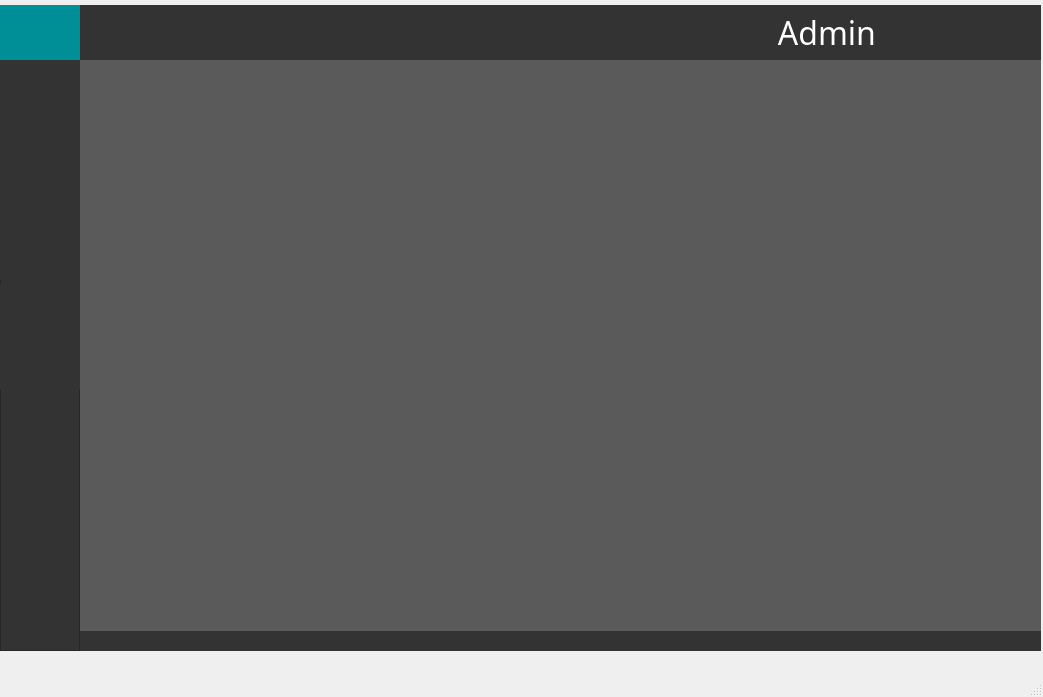
<?xml version="1.0" encoding="UTF-8"?>
<ui version="4.0">
 <class>Home</class>
 <widget class="QMainWindow" name="Home">
  <property name="geometry">
   <rect>
    <x>0</x>
    <y>0</y>
    <width>1043</width>
    <height>697</height>
   </rect>
  </property>
  <property name="windowTitle">
   <string>Home</string>
  </property>
  <widget class="QWidget" name="centralwidget">
   <widget class="QFrame" name="frame_top">
    <property name="geometry">
     <rect>
      <x>0</x>
      <y>5</y>
      <width>1041</width>
      <height>55</height>
     </rect>
    </property>
    <property name="maximumSize">
     <size>
      <width>16777215</width>
      <height>55</height>
     </size>
    </property>
    <property name="frameShape">
     <enum>QFrame::NoFrame</enum>
    </property>
    <property name="frameShadow">
     <enum>QFrame::Plain</enum>
    </property>
    <layout class="QHBoxLayout" name="horizontalLayout">
     <property name="spacing">
      <number>0</number>
     </property>
     <property name="leftMargin">
      <number>0</number>
     </property>
     <property name="topMargin">
      <number>0</number>
     </property>
     <property name="rightMargin">
      <number>0</number>
     </property>
     <property name="bottomMargin">
      <number>0</number>
     </property>
     <item>
      <widget class="QFrame" name="frame_toodle">
       <property name="minimumSize">
        <size>
         <width>80</width>
         <height>55</height>
        </size>
       </property>
       <property name="maximumSize">
        <size>
         <width>80</width>
         <height>55</height>
        </size>
       </property>
       <property name="styleSheet">
        <string notr="true">background:rgb(0,143,150);</string>
       </property>
       <property name="frameShape">
        <enum>QFrame::NoFrame</enum>
       </property>
       <property name="frameShadow">
        <enum>QFrame::Plain</enum>
       </property>
       <layout class="QHBoxLayout" name="horizontalLayout_3">
        <property name="spacing">
         <number>0</number>
        </property>
        <property name="leftMargin">
         <number>0</number>
        </property>
        <property name="topMargin">
         <number>0</number>
        </property>
        <property name="rightMargin">
         <number>0</number>
        </property>
        <property name="bottomMargin">
         <number>0</number>
        </property>
        <item>
         <widget class="QPushButton" name="home">
          <property name="minimumSize">
           <size>
            <width>80</width>
            <height>55</height>
           </size>
          </property>
          <property name="maximumSize">
           <size>
            <width>80</width>
            <height>55</height>
           </size>
          </property>
          <property name="styleSheet">
           <string notr="true">QPushButton {
	border: none;
	background-color: rgba(0,0,0,0);
}
QPushButton:hover {
	background-color: rgb(91,90,90);
}
QPushButton:pressed {	
	background-color: rgba(0,0,0,0);
}</string>
          </property>
          <property name="text">
           <string/>
          </property>
          <property name="icon">
           <iconset>
            <normaloff>../Icon/icons8-home-page-90.png</normaloff>../Icon/icons8-home-page-90.png</iconset>
          </property>
          <property name="iconSize">
           <size>
            <width>32</width>
            <height>32</height>
           </size>
          </property>
          <property name="flat">
           <bool>true</bool>
          </property>
         </widget>
        </item>
       </layout>
      </widget>
     </item>
     <item>
      <widget class="QFrame" name="frame_top_east">
       <property name="maximumSize">
        <size>
         <width>16777215</width>
         <height>55</height>
        </size>
       </property>
       <property name="styleSheet">
        <string notr="true">background:rgb(51,51,51);</string>
       </property>
       <property name="frameShape">
        <enum>QFrame::NoFrame</enum>
       </property>
       <property name="frameShadow">
        <enum>QFrame::Plain</enum>
       </property>
       <layout class="QHBoxLayout" name="horizontalLayout_4">
        <property name="spacing">
         <number>0</number>
        </property>
        <property name="leftMargin">
         <number>0</number>
        </property>
        <property name="topMargin">
         <number>0</number>
        </property>
        <property name="rightMargin">
         <number>0</number>
        </property>
        <property name="bottomMargin">
         <number>0</number>
        </property>
        <item>
         <widget class="QFrame" name="frame_user">
          <property name="frameShape">
           <enum>QFrame::NoFrame</enum>
          </property>
          <property name="frameShadow">
           <enum>QFrame::Plain</enum>
          </property>
          <layout class="QHBoxLayout" name="horizontalLayout_9">
           <property name="spacing">
            <number>0</number>
           </property>
           <property name="leftMargin">
            <number>0</number>
           </property>
           <property name="topMargin">
            <number>0</number>
           </property>
           <property name="rightMargin">
            <number>0</number>
           </property>
           <property name="bottomMargin">
            <number>0</number>
           </property>
           <item>
            <widget class="QLabel" name="lab_user">
             <property name="font">
              <font>
               <family>Segoe UI Light</family>
               <pointsize>24</pointsize>
              </font>
             </property>
             <property name="styleSheet">
              <string notr="true">color:rgb(255,255,255);</string>
             </property>
             <property name="text">
              <string>&lt;html&gt;&lt;head/&gt;&lt;body&gt;&lt;p&gt;Admin&lt;/p&gt;&lt;/body&gt;&lt;/html&gt;</string>
             </property>
             <property name="alignment">
              <set>Qt::AlignRight|Qt::AlignTrailing|Qt::AlignVCenter</set>
             </property>
            </widget>
           </item>
          </layout>
         </widget>
        </item>
        <item>
         <widget class="QFrame" name="frame_min">
          <property name="minimumSize">
           <size>
            <width>55</width>
            <height>55</height>
           </size>
          </property>
          <property name="maximumSize">
           <size>
            <width>55</width>
            <height>55</height>
           </size>
          </property>
          <property name="frameShape">
           <enum>QFrame::NoFrame</enum>
          </property>
          <property name="frameShadow">
           <enum>QFrame::Plain</enum>
          </property>
          <layout class="QHBoxLayout" name="horizontalLayout_7">
           <property name="spacing">
            <number>0</number>
           </property>
           <property name="leftMargin">
            <number>0</number>
           </property>
           <property name="topMargin">
            <number>0</number>
           </property>
           <property name="rightMargin">
            <number>0</number>
           </property>
           <property name="bottomMargin">
            <number>0</number>
           </property>
           <item>
            <widget class="QPushButton" name="bn_min">
             <property name="maximumSize">
              <size>
               <width>55</width>
               <height>55</height>
              </size>
             </property>
             <property name="toolTip">
              <string>Minimize</string>
             </property>
             <property name="styleSheet">
              <string notr="true">QPushButton {
	border: none;
	background-color: rgba(0,0,0,0);
}
QPushButton:hover {
	background-color: rgb(0,143,150);
}
QPushButton:pressed {	
	background-color: rgba(0,0,0,0);
}</string>
             </property>
             <property name="text">
              <string/>
             </property>
             <property name="icon">
              <iconset>
               <normaloff>../Minimalistic-Flat-Modern-GUI-Template-master/icons/1x/hideAsset 53.png</normaloff>../Minimalistic-Flat-Modern-GUI-Template-master/icons/1x/hideAsset 53.png</iconset>
             </property>
             <property name="iconSize">
              <size>
               <width>22</width>
               <height>22</height>
              </size>
             </property>
             <property name="flat">
              <bool>true</bool>
             </property>
            </widget>
           </item>
          </layout>
         </widget>
        </item>
        <item>
         <widget class="QFrame" name="frame_max">
          <property name="minimumSize">
           <size>
            <width>55</width>
            <height>55</height>
           </size>
          </property>
          <property name="maximumSize">
           <size>
            <width>55</width>
            <height>55</height>
           </size>
          </property>
          <property name="frameShape">
           <enum>QFrame::NoFrame</enum>
          </property>
          <property name="frameShadow">
           <enum>QFrame::Plain</enum>
          </property>
          <layout class="QHBoxLayout" name="horizontalLayout_6">
           <property name="spacing">
            <number>0</number>
           </property>
           <property name="leftMargin">
            <number>0</number>
           </property>
           <property name="topMargin">
            <number>0</number>
           </property>
           <property name="rightMargin">
            <number>0</number>
           </property>
           <property name="bottomMargin">
            <number>0</number>
           </property>
           <item>
            <widget class="QPushButton" name="bn_max">
             <property name="maximumSize">
              <size>
               <width>55</width>
               <height>55</height>
              </size>
             </property>
             <property name="toolTip">
              <string>Maximize</string>
             </property>
             <property name="styleSheet">
              <string notr="true">QPushButton {
	border: none;
	background-color: rgba(0,0,0,0);
}
QPushButton:hover {
	background-color: rgb(0,143,150);
}
QPushButton:pressed {	
	background-color: rgba(0,0,0,0);
}</string>
             </property>
             <property name="text">
              <string/>
             </property>
             <property name="icon">
              <iconset>
               <normaloff>../Minimalistic-Flat-Modern-GUI-Template-master/icons/1x/max.png</normaloff>../Minimalistic-Flat-Modern-GUI-Template-master/icons/1x/max.png</iconset>
             </property>
             <property name="iconSize">
              <size>
               <width>22</width>
               <height>22</height>
              </size>
             </property>
             <property name="flat">
              <bool>true</bool>
             </property>
            </widget>
           </item>
          </layout>
         </widget>
        </item>
        <item>
         <widget class="QFrame" name="frame_close">
          <property name="minimumSize">
           <size>
            <width>55</width>
            <height>55</height>
           </size>
          </property>
          <property name="maximumSize">
           <size>
            <width>55</width>
            <height>55</height>
           </size>
          </property>
          <property name="frameShape">
           <enum>QFrame::NoFrame</enum>
          </property>
          <property name="frameShadow">
           <enum>QFrame::Plain</enum>
          </property>
          <layout class="QHBoxLayout" name="horizontalLayout_5">
           <property name="spacing">
            <number>0</number>
           </property>
           <property name="leftMargin">
            <number>0</number>
           </property>
           <property name="topMargin">
            <number>0</number>
           </property>
           <property name="rightMargin">
            <number>0</number>
           </property>
           <property name="bottomMargin">
            <number>0</number>
           </property>
           <item>
            <widget class="QPushButton" name="bn_close">
             <property name="maximumSize">
              <size>
               <width>55</width>
               <height>55</height>
              </size>
             </property>
             <property name="toolTip">
              <string>Close</string>
             </property>
             <property name="styleSheet">
              <string notr="true">QPushButton {
	border: none;
	background-color: rgba(0,0,0,0);
}
QPushButton:hover {
	background-color: rgb(0,143,150);
}
QPushButton:pressed {	
	background-color: rgba(0,0,0,0);
}</string>
             </property>
             <property name="text">
              <string/>
             </property>
             <property name="icon">
              <iconset>
               <normaloff>../Minimalistic-Flat-Modern-GUI-Template-master/icons/1x/closeAsset 43.png</normaloff>../Minimalistic-Flat-Modern-GUI-Template-master/icons/1x/closeAsset 43.png</iconset>
             </property>
             <property name="iconSize">
              <size>
               <width>22</width>
               <height>22</height>
              </size>
             </property>
             <property name="flat">
              <bool>true</bool>
             </property>
            </widget>
           </item>
          </layout>
         </widget>
        </item>
       </layout>
      </widget>
     </item>
    </layout>
   </widget>
   <widget class="QFrame" name="frame_bottom">
    <property name="geometry">
     <rect>
      <x>0</x>
      <y>60</y>
      <width>1041</width>
      <height>591</height>
     </rect>
    </property>
    <property name="frameShape">
     <enum>QFrame::NoFrame</enum>
    </property>
    <property name="frameShadow">
     <enum>QFrame::Plain</enum>
    </property>
    <layout class="QHBoxLayout" name="horizontalLayout_2">
     <property name="spacing">
      <number>0</number>
     </property>
     <property name="leftMargin">
      <number>0</number>
     </property>
     <property name="topMargin">
      <number>0</number>
     </property>
     <property name="rightMargin">
      <number>0</number>
     </property>
     <property name="bottomMargin">
      <number>0</number>
     </property>
     <item>
      <widget class="QFrame" name="frame_bottom_west">
       <property name="minimumSize">
        <size>
         <width>80</width>
         <height>0</height>
        </size>
       </property>
       <property name="maximumSize">
        <size>
         <width>80</width>
         <height>16777215</height>
        </size>
       </property>
       <property name="styleSheet">
        <string notr="true">background:rgb(51,51,51);</string>
       </property>
       <property name="frameShape">
        <enum>QFrame::NoFrame</enum>
       </property>
       <property name="frameShadow">
        <enum>QFrame::Plain</enum>
       </property>
       <layout class="QVBoxLayout" name="verticalLayout_3">
        <property name="spacing">
         <number>0</number>
        </property>
        <property name="leftMargin">
         <number>0</number>
        </property>
        <property name="topMargin">
         <number>0</number>
        </property>
        <property name="rightMargin">
         <number>0</number>
        </property>
        <property name="bottomMargin">
         <number>0</number>
        </property>
        <item>
         <widget class="QFrame" name="frame_home">
          <property name="minimumSize">
           <size>
            <width>80</width>
            <height>55</height>
           </size>
          </property>
          <property name="maximumSize">
           <size>
            <width>160</width>
            <height>55</height>
           </size>
          </property>
          <property name="frameShape">
           <enum>QFrame::NoFrame</enum>
          </property>
          <property name="frameShadow">
           <enum>QFrame::Plain</enum>
          </property>
          <layout class="QHBoxLayout" name="horizontalLayout_15">
           <property name="spacing">
            <number>0</number>
           </property>
           <property name="leftMargin">
            <number>0</number>
           </property>
           <property name="topMargin">
            <number>0</number>
           </property>
           <property name="rightMargin">
            <number>0</number>
           </property>
           <property name="bottomMargin">
            <number>0</number>
           </property>
           <item>
            <widget class="QPushButton" name="bn_pers">
             <property name="minimumSize">
              <size>
               <width>80</width>
               <height>55</height>
              </size>
             </property>
             <property name="maximumSize">
              <size>
               <width>160</width>
               <height>55</height>
              </size>
             </property>
             <property name="toolTip">
              <string>Cloud</string>
             </property>
             <property name="styleSheet">
              <string notr="true">QPushButton {
	border: none;
	background-color: rgb(51,51,51);
}
QPushButton:hover {
	background-color: rgb(0, 143, 150);
}
QPushButton:pressed {	
	background-color: rgba(0,0,0,0);
}</string>
             </property>
             <property name="text">
              <string/>
             </property>
             <property name="icon">
              <iconset>
               <normaloff>../Icon/peple.png</normaloff>../Icon/peple.png</iconset>
             </property>
             <property name="iconSize">
              <size>
               <width>25</width>
               <height>25</height>
              </size>
             </property>
             <property name="flat">
              <bool>true</bool>
             </property>
            </widget>
           </item>
          </layout>
         </widget>
        </item>
        <item>
         <widget class="QFrame" name="frame_bug">
          <property name="minimumSize">
           <size>
            <width>80</width>
            <height>55</height>
           </size>
          </property>
          <property name="maximumSize">
           <size>
            <width>160</width>
            <height>55</height>
           </size>
          </property>
          <property name="frameShape">
           <enum>QFrame::NoFrame</enum>
          </property>
          <property name="frameShadow">
           <enum>QFrame::Plain</enum>
          </property>
          <layout class="QHBoxLayout" name="horizontalLayout_16">
           <property name="spacing">
            <number>0</number>
           </property>
           <property name="leftMargin">
            <number>0</number>
           </property>
           <property name="topMargin">
            <number>0</number>
           </property>
           <property name="rightMargin">
            <number>0</number>
           </property>
           <property name="bottomMargin">
            <number>0</number>
           </property>
           <item>
            <widget class="QPushButton" name="bn_pub">
             <property name="minimumSize">
              <size>
               <width>80</width>
               <height>55</height>
              </size>
             </property>
             <property name="maximumSize">
              <size>
               <width>160</width>
               <height>55</height>
              </size>
             </property>
             <property name="toolTip">
              <string>Bug</string>
             </property>
             <property name="styleSheet">
              <string notr="true">QPushButton {
	border: none;
	background-color: rgb(51,51,51);
}
QPushButton:hover {
	background-color: rgb(0, 143, 150);
}
QPushButton:pressed {	
	background-color: rgba(0,0,0,0);
}</string>
             </property>
             <property name="text">
              <string/>
             </property>
             <property name="icon">
              <iconset>
               <normaloff>../Icon/article-24.png</normaloff>../Icon/article-24.png</iconset>
             </property>
             <property name="iconSize">
              <size>
               <width>22</width>
               <height>22</height>
              </size>
             </property>
             <property name="flat">
              <bool>true</bool>
             </property>
            </widget>
           </item>
          </layout>
         </widget>
        </item>
        <item>
         <widget class="QFrame" name="frame_material">
          <property name="minimumSize">
           <size>
            <width>80</width>
            <height>55</height>
           </size>
          </property>
          <property name="maximumSize">
           <size>
            <width>160</width>
            <height>55</height>
           </size>
          </property>
          <property name="frameShape">
           <enum>QFrame::NoFrame</enum>
          </property>
          <property name="frameShadow">
           <enum>QFrame::Plain</enum>
          </property>
          <layout class="QHBoxLayout" name="horizontalLayout_18">
           <property name="spacing">
            <number>0</number>
           </property>
           <property name="leftMargin">
            <number>0</number>
           </property>
           <property name="topMargin">
            <number>0</number>
           </property>
           <property name="rightMargin">
            <number>0</number>
           </property>
           <property name="bottomMargin">
            <number>0</number>
           </property>
           <item>
            <widget class="QPushButton" name="bn_mat">
             <property name="minimumSize">
              <size>
               <width>80</width>
               <height>55</height>
              </size>
             </property>
             <property name="maximumSize">
              <size>
               <width>160</width>
               <height>55</height>
              </size>
             </property>
             <property name="toolTip">
              <string>Android</string>
             </property>
             <property name="styleSheet">
              <string notr="true">QPushButton {
	border: none;
	background-color: rgb(51,51,51);
}
QPushButton:hover {
	background-color: rgb(0, 143, 150);
}
QPushButton:pressed {	
	background-color: rgba(0,0,0,0);
}</string>
             </property>
             <property name="text">
              <string/>
             </property>
             <property name="icon">
              <iconset>
               <normaloff>../Icon/product-24.png</normaloff>../Icon/product-24.png</iconset>
             </property>
             <property name="iconSize">
              <size>
               <width>50</width>
               <height>50</height>
              </size>
             </property>
             <property name="flat">
              <bool>true</bool>
             </property>
            </widget>
           </item>
          </layout>
         </widget>
        </item>
        <item>
         <widget class="QFrame" name="frame_8">
          <property name="frameShape">
           <enum>QFrame::NoFrame</enum>
          </property>
          <property name="frameShadow">
           <enum>QFrame::Plain</enum>
          </property>
          <layout class="QVBoxLayout" name="verticalLayout_4">
           <property name="spacing">
            <number>0</number>
           </property>
           <property name="leftMargin">
            <number>0</number>
           </property>
           <property name="topMargin">
            <number>0</number>
           </property>
           <property name="rightMargin">
            <number>0</number>
           </property>
           <property name="bottomMargin">
            <number>0</number>
           </property>
           <item>
            <widget class="QFrame" name="frame_4">
             <property name="frameShape">
              <enum>QFrame::StyledPanel</enum>
             </property>
             <property name="frameShadow">
              <enum>QFrame::Raised</enum>
             </property>
             <widget class="QFrame" name="chercheur">
              <property name="geometry">
               <rect>
                <x>0</x>
                <y>0</y>
                <width>81</width>
                <height>61</height>
               </rect>
              </property>
              <property name="frameShape">
               <enum>QFrame::StyledPanel</enum>
              </property>
              <property name="frameShadow">
               <enum>QFrame::Raised</enum>
              </property>
              <widget class="QPushButton" name="bn_cher">
               <property name="geometry">
                <rect>
                 <x>0</x>
                 <y>0</y>
                 <width>80</width>
                 <height>55</height>
                </rect>
               </property>
               <property name="minimumSize">
                <size>
                 <width>80</width>
                 <height>55</height>
                </size>
               </property>
               <property name="maximumSize">
                <size>
                 <width>160</width>
                 <height>55</height>
                </size>
               </property>
               <property name="toolTip">
                <string>Android</string>
               </property>
               <property name="styleSheet">
                <string notr="true">QPushButton {
	border: none;
	background-color: rgb(51,51,51);
}
QPushButton:hover {
	background-color: rgb(0, 143, 150);
}
QPushButton:pressed {	
	background-color: rgba(0,0,0,0);
}</string>
               </property>
               <property name="text">
                <string/>
               </property>
               <property name="icon">
                <iconset>
                 <normaloff>../Icon/search-14-32.png</normaloff>../Icon/search-14-32.png</iconset>
               </property>
               <property name="iconSize">
                <size>
                 <width>50</width>
                 <height>50</height>
                </size>
               </property>
               <property name="flat">
                <bool>true</bool>
               </property>
              </widget>
             </widget>
             <widget class="QFrame" name="conference">
              <property name="geometry">
               <rect>
                <x>0</x>
                <y>60</y>
                <width>81</width>
                <height>61</height>
               </rect>
              </property>
              <property name="styleSheet">
               <string notr="true">QPushButton {
	border: none;
	background-color: rgba(0,0,0,0);
}
QPushButton:hover {
	background-color: rgb(91,90,90);
}
QPushButton:pressed {	
	background-color: #008F966
}</string>
              </property>
              <property name="frameShape">
               <enum>QFrame::StyledPanel</enum>
              </property>
              <property name="frameShadow">
               <enum>QFrame::Raised</enum>
              </property>
              <widget class="QPushButton" name="bn_conf">
               <property name="geometry">
                <rect>
                 <x>0</x>
                 <y>0</y>
                 <width>80</width>
                 <height>55</height>
                </rect>
               </property>
               <property name="minimumSize">
                <size>
                 <width>80</width>
                 <height>55</height>
                </size>
               </property>
               <property name="maximumSize">
                <size>
                 <width>160</width>
                 <height>55</height>
                </size>
               </property>
               <property name="toolTip">
                <string>Android</string>
               </property>
               <property name="styleSheet">
                <string notr="true">QPushButton {
	border: none;
	background-color: rgb(51,51,51);
}
QPushButton:hover {
	background-color: rgb(0, 143, 150);
}
QPushButton:pressed {	
	background-color: rgba(0,0,0,0);
}</string>
               </property>
               <property name="text">
                <string/>
               </property>
               <property name="icon">
                <iconset>
                 <normaloff>../Icon/conference-32.png</normaloff>../Icon/conference-32.png</iconset>
               </property>
               <property name="iconSize">
                <size>
                 <width>50</width>
                 <height>50</height>
                </size>
               </property>
               <property name="flat">
                <bool>true</bool>
               </property>
              </widget>
             </widget>
             <widget class="QPushButton" name="bn_help">
              <property name="geometry">
               <rect>
                <x>0</x>
                <y>110</y>
                <width>80</width>
                <height>55</height>
               </rect>
              </property>
              <property name="minimumSize">
               <size>
                <width>80</width>
                <height>55</height>
               </size>
              </property>
              <property name="maximumSize">
               <size>
                <width>160</width>
                <height>55</height>
               </size>
              </property>
              <property name="toolTip">
               <string>Android</string>
              </property>
              <property name="styleSheet">
               <string notr="true">QPushButton {
	border: none;
	background-color: rgb(51,51,51);
}
QPushButton:hover {
	background-color: rgb(0, 143, 150);
}
QPushButton:pressed {	
	background-color: rgba(0,0,0,0);
}</string>
              </property>
              <property name="text">
               <string/>
              </property>
              <property name="icon">
               <iconset>
                <normaloff>../Icon/decision-32.png</normaloff>../Icon/decision-32.png</iconset>
              </property>
              <property name="iconSize">
               <size>
                <width>50</width>
                <height>50</height>
               </size>
              </property>
              <property name="flat">
               <bool>true</bool>
              </property>
             </widget>
            </widget>
           </item>
          </layout>
         </widget>
        </item>
       </layout>
      </widget>
     </item>
     <item>
      <widget class="QFrame" name="frame_bottom_east">
       <property name="frameShape">
        <enum>QFrame::NoFrame</enum>
       </property>
       <property name="frameShadow">
        <enum>QFrame::Plain</enum>
       </property>
       <layout class="QVBoxLayout" name="verticalLayout_2">
        <property name="spacing">
         <number>0</number>
        </property>
        <property name="leftMargin">
         <number>0</number>
        </property>
        <property name="topMargin">
         <number>0</number>
        </property>
        <property name="rightMargin">
         <number>0</number>
        </property>
        <property name="bottomMargin">
         <number>0</number>
        </property>
        <item>
         <widget class="QFrame" name="frame">
          <property name="styleSheet">
           <string notr="true">background-color: rgb(91, 90, 90);</string>
          </property>
          <property name="frameShape">
           <enum>QFrame::NoFrame</enum>
          </property>
          <property name="frameShadow">
           <enum>QFrame::Plain</enum>
          </property>
          <layout class="QHBoxLayout" name="horizontalLayout_14">
           <property name="spacing">
            <number>0</number>
           </property>
           <property name="leftMargin">
            <number>0</number>
           </property>
           <property name="topMargin">
            <number>0</number>
           </property>
           <property name="rightMargin">
            <number>0</number>
           </property>
           <property name="bottomMargin">
            <number>0</number>
           </property>
           <item>
            <widget class="QLabel" name="label_message">
             <property name="font">
              <font>
               <pointsize>28</pointsize>
              </font>
             </property>
             <property name="text">
              <string/>
             </property>
             <property name="textFormat">
              <enum>Qt::PlainText</enum>
             </property>
            </widget>
           </item>
          </layout>
         </widget>
        </item>
        <item>
         <widget class="QFrame" name="frame_low">
          <property name="minimumSize">
           <size>
            <width>0</width>
            <height>20</height>
           </size>
          </property>
          <property name="maximumSize">
           <size>
            <width>16777215</width>
            <height>20</height>
           </size>
          </property>
          <property name="styleSheet">
           <string notr="true"/>
          </property>
          <property name="frameShape">
           <enum>QFrame::NoFrame</enum>
          </property>
          <property name="frameShadow">
           <enum>QFrame::Plain</enum>
          </property>
          <layout class="QHBoxLayout" name="horizontalLayout_11">
           <property name="spacing">
            <number>0</number>
           </property>
           <property name="leftMargin">
            <number>0</number>
           </property>
           <property name="topMargin">
            <number>0</number>
           </property>
           <property name="rightMargin">
            <number>0</number>
           </property>
           <property name="bottomMargin">
            <number>0</number>
           </property>
           <item>
            <widget class="QFrame" name="frame_tab">
             <property name="font">
              <font>
               <family>Segoe UI</family>
              </font>
             </property>
             <property name="styleSheet">
              <string notr="true">background:rgb(51,51,51);</string>
             </property>
             <property name="frameShape">
              <enum>QFrame::NoFrame</enum>
             </property>
             <property name="frameShadow">
              <enum>QFrame::Plain</enum>
             </property>
             <layout class="QHBoxLayout" name="horizontalLayout_12">
              <property name="spacing">
               <number>0</number>
              </property>
              <property name="leftMargin">
               <number>0</number>
              </property>
              <property name="topMargin">
               <number>0</number>
              </property>
              <property name="rightMargin">
               <number>0</number>
              </property>
              <property name="bottomMargin">
               <number>0</number>
              </property>
              <item>
               <widget class="QLabel" name="lab_tab">
                <property name="font">
                 <font>
                  <family>Segoe UI Light</family>
                  <pointsize>10</pointsize>
                 </font>
                </property>
                <property name="styleSheet">
                 <string notr="true">color:rgb(255,255,255);</string>
                </property>
                <property name="text">
                 <string>&lt;html&gt;&lt;head/&gt;&lt;body&gt;&lt;p&gt;&lt;br/&gt;&lt;/p&gt;&lt;/body&gt;&lt;/html&gt;</string>
                </property>
               </widget>
              </item>
             </layout>
            </widget>
           </item>
           <item>
            <widget class="QFrame" name="frame_drag">
             <property name="minimumSize">
              <size>
               <width>20</width>
               <height>20</height>
              </size>
             </property>
             <property name="maximumSize">
              <size>
               <width>20</width>
               <height>20</height>
              </size>
             </property>
             <property name="toolTip">
              <string>Drag</string>
             </property>
             <property name="styleSheet">
              <string notr="true">background:rgb(51,51,51);</string>
             </property>
             <property name="frameShape">
              <enum>QFrame::NoFrame</enum>
             </property>
             <property name="frameShadow">
              <enum>QFrame::Plain</enum>
             </property>
             <layout class="QHBoxLayout" name="horizontalLayout_13">
              <property name="spacing">
               <number>0</number>
              </property>
              <property name="leftMargin">
               <number>0</number>
              </property>
              <property name="topMargin">
               <number>0</number>
              </property>
              <property name="rightMargin">
               <number>0</number>
              </property>
              <property name="bottomMargin">
               <number>0</number>
              </property>
             </layout>
            </widget>
           </item>
          </layout>
         </widget>
        </item>
       </layout>
      </widget>
     </item>
    </layout>
   </widget>
  </widget>
  <widget class="QStatusBar" name="statusbar"/>
 </widget>
 <resources/>
 <connections/>
</ui>
